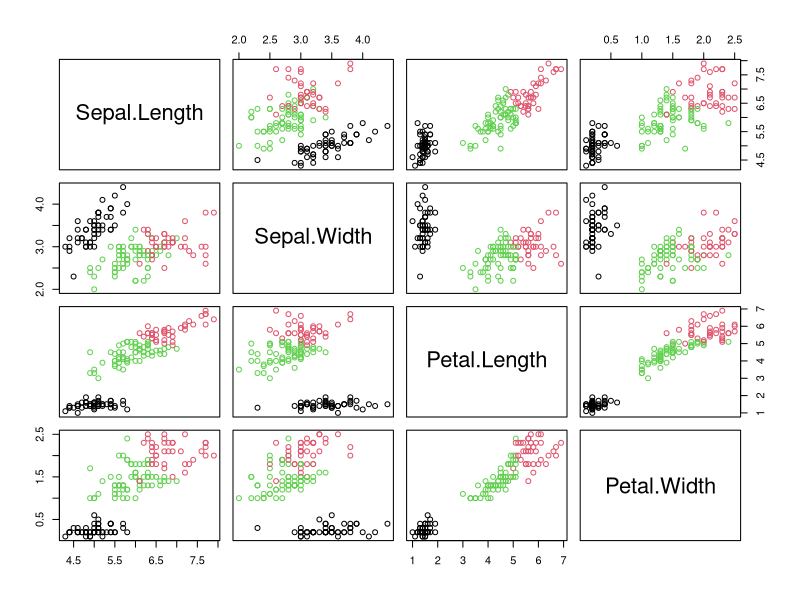
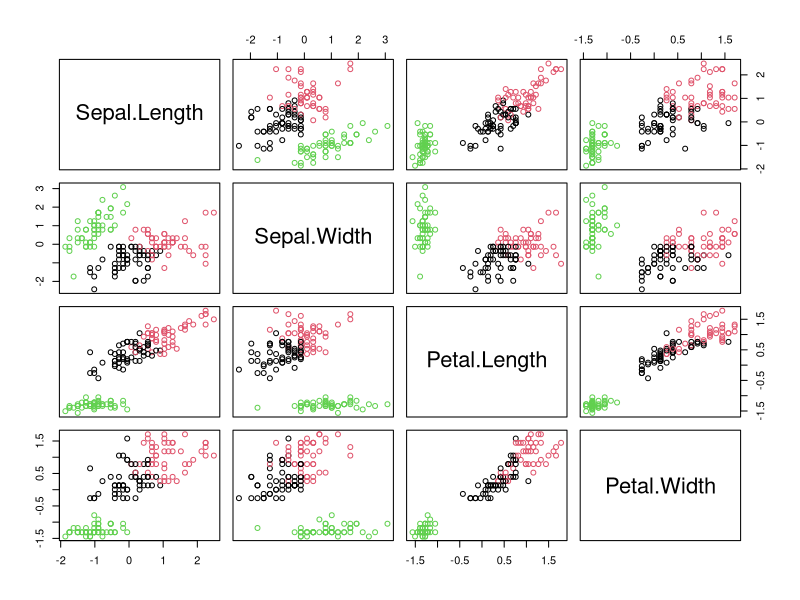

Write R code to recreate these figures, in order.
## ------------------------------------------------------------------------------------------------------------------------
## a+b
names(iris)
iris4  <- iris[,-5]
siris4 <- scale(iris4)
#
cl1 <- kmeans(iris4, 3)
pairs(iris4, col=cl1$cluster)
cl2 <- kmeans(siris4, 3)
pairs(siris4, col=cl2$cluster)
## c
table(cl1$cluster, iris[,"Species"])
table(cl2$cluster, iris[,"Species"])
table(cl1$cluster, cl2$cluster)
